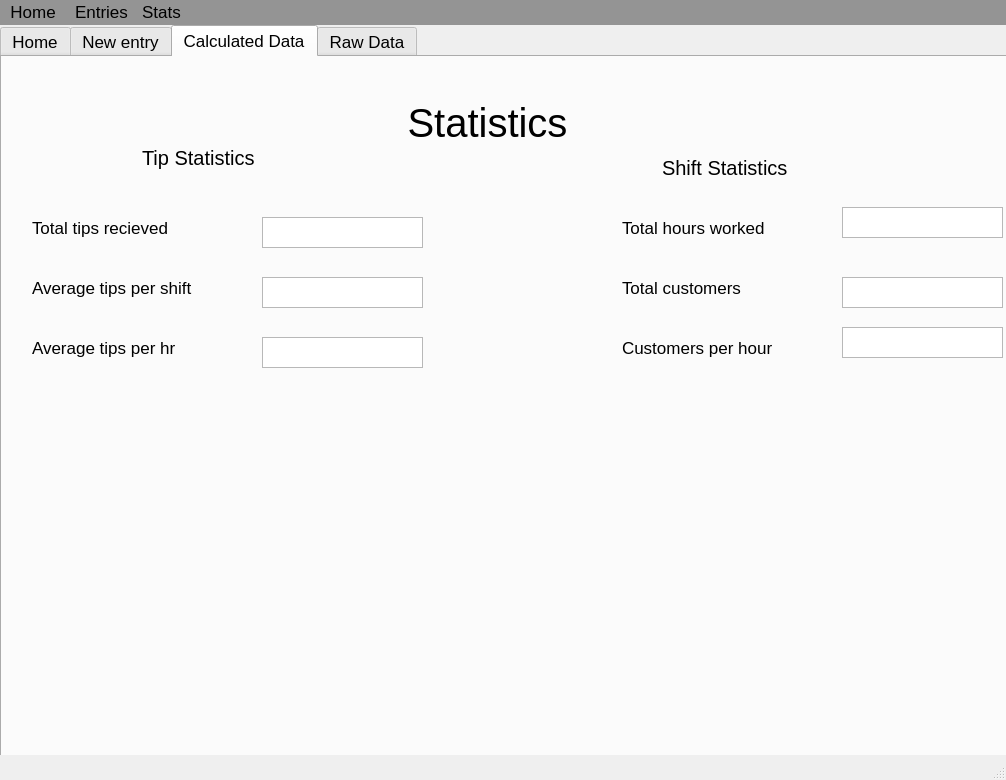
<?xml version="1.0" encoding="UTF-8"?>
<ui version="4.0">
 <class>MainWindow</class>
 <widget class="QMainWindow" name="MainWindow">
  <property name="geometry">
   <rect>
    <x>0</x>
    <y>0</y>
    <width>1006</width>
    <height>780</height>
   </rect>
  </property>
  <property name="font">
   <font>
    <pointsize>13</pointsize>
   </font>
  </property>
  <property name="windowTitle">
   <string>MainWindow</string>
  </property>
  <property name="styleSheet">
   <string notr="true"/>
  </property>
  <widget class="QWidget" name="centralwidget">
   <widget class="QTabWidget" name="tabWidget">
    <property name="geometry">
     <rect>
      <x>0</x>
      <y>0</y>
      <width>1011</width>
      <height>761</height>
     </rect>
    </property>
    <property name="currentIndex">
     <number>2</number>
    </property>
    <widget class="QWidget" name="tab_home">
     <attribute name="title">
      <string>Home</string>
     </attribute>
     <widget class="QLabel" name="label">
      <property name="geometry">
       <rect>
        <x>200</x>
        <y>20</y>
        <width>561</width>
        <height>51</height>
       </rect>
      </property>
      <property name="font">
       <font>
        <pointsize>34</pointsize>
       </font>
      </property>
      <property name="styleSheet">
       <string notr="true"/>
      </property>
      <property name="text">
       <string>Service Worker Tracker</string>
      </property>
     </widget>
     <widget class="QLabel" name="label_8">
      <property name="geometry">
       <rect>
        <x>290</x>
        <y>190</y>
        <width>341</width>
        <height>51</height>
       </rect>
      </property>
      <property name="font">
       <font>
        <pointsize>19</pointsize>
       </font>
      </property>
      <property name="styleSheet">
       <string notr="true"/>
      </property>
      <property name="text">
       <string>Welcome information...</string>
      </property>
     </widget>
    </widget>
    <widget class="QWidget" name="tabNewEntry">
     <attribute name="title">
      <string>New entry</string>
     </attribute>
     <widget class="QPushButton" name="btn_save_changes">
      <property name="geometry">
       <rect>
        <x>640</x>
        <y>560</y>
        <width>261</width>
        <height>111</height>
       </rect>
      </property>
      <property name="text">
       <string>Save changes</string>
      </property>
     </widget>
     <widget class="QLabel" name="label_2">
      <property name="geometry">
       <rect>
        <x>250</x>
        <y>50</y>
        <width>431</width>
        <height>91</height>
       </rect>
      </property>
      <property name="font">
       <font>
        <pointsize>30</pointsize>
       </font>
      </property>
      <property name="text">
       <string>Enter Shift Details</string>
      </property>
      <property name="alignment">
       <set>Qt::AlignCenter</set>
      </property>
      <property name="wordWrap">
       <bool>false</bool>
      </property>
     </widget>
     <widget class="QLabel" name="label_3">
      <property name="geometry">
       <rect>
        <x>420</x>
        <y>230</y>
        <width>201</width>
        <height>41</height>
       </rect>
      </property>
      <property name="text">
       <string>Date(YYYY-MM-DD)</string>
      </property>
     </widget>
     <widget class="QLineEdit" name="lineEdit_Date">
      <property name="geometry">
       <rect>
        <x>640</x>
        <y>240</y>
        <width>141</width>
        <height>31</height>
       </rect>
      </property>
     </widget>
     <widget class="QLabel" name="label_4">
      <property name="geometry">
       <rect>
        <x>20</x>
        <y>180</y>
        <width>191</width>
        <height>41</height>
       </rect>
      </property>
      <property name="text">
       <string>Total tips earned</string>
      </property>
     </widget>
     <widget class="QLineEdit" name="lineEdit_Total_tips_earned">
      <property name="geometry">
       <rect>
        <x>230</x>
        <y>190</y>
        <width>141</width>
        <height>31</height>
       </rect>
      </property>
     </widget>
     <widget class="QLabel" name="label_5">
      <property name="geometry">
       <rect>
        <x>20</x>
        <y>250</y>
        <width>191</width>
        <height>41</height>
       </rect>
      </property>
      <property name="text">
       <string>Workers on duty</string>
      </property>
     </widget>
     <widget class="QLineEdit" name="lineEdit_workers">
      <property name="geometry">
       <rect>
        <x>230</x>
        <y>260</y>
        <width>141</width>
        <height>31</height>
       </rect>
      </property>
     </widget>
     <widget class="QLabel" name="label_6">
      <property name="geometry">
       <rect>
        <x>20</x>
        <y>320</y>
        <width>191</width>
        <height>41</height>
       </rect>
      </property>
      <property name="text">
       <string>Duration(hours)</string>
      </property>
     </widget>
     <widget class="QLineEdit" name="lineEdit_Duration">
      <property name="geometry">
       <rect>
        <x>230</x>
        <y>330</y>
        <width>141</width>
        <height>31</height>
       </rect>
      </property>
     </widget>
     <widget class="QLabel" name="label_7">
      <property name="geometry">
       <rect>
        <x>440</x>
        <y>170</y>
        <width>191</width>
        <height>41</height>
       </rect>
      </property>
      <property name="text">
       <string>Customers</string>
      </property>
     </widget>
     <widget class="QLineEdit" name="lineEdit_customers">
      <property name="geometry">
       <rect>
        <x>640</x>
        <y>170</y>
        <width>141</width>
        <height>31</height>
       </rect>
      </property>
     </widget>
    </widget>
    <widget class="QWidget" name="tab_5">
     <attribute name="title">
      <string>Calculated Data</string>
     </attribute>
     <widget class="QLabel" name="label_11">
      <property name="geometry">
       <rect>
        <x>310</x>
        <y>20</y>
        <width>351</width>
        <height>91</height>
       </rect>
      </property>
      <property name="font">
       <font>
        <pointsize>30</pointsize>
       </font>
      </property>
      <property name="text">
       <string>Statistics</string>
      </property>
      <property name="alignment">
       <set>Qt::AlignCenter</set>
      </property>
      <property name="wordWrap">
       <bool>false</bool>
      </property>
     </widget>
     <widget class="QLabel" name="label_12">
      <property name="geometry">
       <rect>
        <x>30</x>
        <y>150</y>
        <width>191</width>
        <height>41</height>
       </rect>
      </property>
      <property name="text">
       <string>Total tips recieved</string>
      </property>
     </widget>
     <widget class="QLabel" name="label_13">
      <property name="geometry">
       <rect>
        <x>30</x>
        <y>210</y>
        <width>221</width>
        <height>41</height>
       </rect>
      </property>
      <property name="text">
       <string>Average tips per shift</string>
      </property>
     </widget>
     <widget class="QLabel" name="label_14">
      <property name="geometry">
       <rect>
        <x>30</x>
        <y>270</y>
        <width>191</width>
        <height>41</height>
       </rect>
      </property>
      <property name="text">
       <string>Average tips per hr</string>
      </property>
     </widget>
     <widget class="QLabel" name="label_16">
      <property name="geometry">
       <rect>
        <x>140</x>
        <y>80</y>
        <width>161</width>
        <height>41</height>
       </rect>
      </property>
      <property name="font">
       <font>
        <pointsize>15</pointsize>
       </font>
      </property>
      <property name="text">
       <string>Tip Statistics</string>
      </property>
     </widget>
     <widget class="QLabel" name="label_17">
      <property name="geometry">
       <rect>
        <x>660</x>
        <y>90</y>
        <width>161</width>
        <height>41</height>
       </rect>
      </property>
      <property name="font">
       <font>
        <pointsize>15</pointsize>
       </font>
      </property>
      <property name="text">
       <string>Shift Statistics</string>
      </property>
     </widget>
     <widget class="QLabel" name="label_18">
      <property name="geometry">
       <rect>
        <x>620</x>
        <y>210</y>
        <width>201</width>
        <height>41</height>
       </rect>
      </property>
      <property name="text">
       <string>Total customers</string>
      </property>
     </widget>
     <widget class="QLabel" name="label_20">
      <property name="geometry">
       <rect>
        <x>620</x>
        <y>150</y>
        <width>191</width>
        <height>41</height>
       </rect>
      </property>
      <property name="text">
       <string>Total hours worked</string>
      </property>
     </widget>
     <widget class="QLabel" name="label_21">
      <property name="geometry">
       <rect>
        <x>620</x>
        <y>270</y>
        <width>191</width>
        <height>41</height>
       </rect>
      </property>
      <property name="text">
       <string>Customers per hour</string>
      </property>
     </widget>
     <widget class="QTextBrowser" name="textBrowser_Total_Tips_recieved">
      <property name="geometry">
       <rect>
        <x>260</x>
        <y>160</y>
        <width>161</width>
        <height>31</height>
       </rect>
      </property>
     </widget>
     <widget class="QTextBrowser" name="textBrowser_Average_tips_per_shift">
      <property name="geometry">
       <rect>
        <x>260</x>
        <y>220</y>
        <width>161</width>
        <height>31</height>
       </rect>
      </property>
     </widget>
     <widget class="QTextBrowser" name="textBrowser_Average_tips_per_hr">
      <property name="geometry">
       <rect>
        <x>260</x>
        <y>280</y>
        <width>161</width>
        <height>31</height>
       </rect>
      </property>
     </widget>
     <widget class="QTextBrowser" name="textBrowser_Total_hours_worked">
      <property name="geometry">
       <rect>
        <x>840</x>
        <y>150</y>
        <width>161</width>
        <height>31</height>
       </rect>
      </property>
     </widget>
     <widget class="QTextBrowser" name="textBrowser_Total_customers">
      <property name="geometry">
       <rect>
        <x>840</x>
        <y>220</y>
        <width>161</width>
        <height>31</height>
       </rect>
      </property>
     </widget>
     <widget class="QTextBrowser" name="textBrowser_Customers_per_hour">
      <property name="geometry">
       <rect>
        <x>840</x>
        <y>270</y>
        <width>161</width>
        <height>31</height>
       </rect>
      </property>
     </widget>
    </widget>
    <widget class="QWidget" name="tab_6">
     <attribute name="title">
      <string>Raw Data</string>
     </attribute>
     <widget class="QLabel" name="label_15">
      <property name="geometry">
       <rect>
        <x>290</x>
        <y>10</y>
        <width>351</width>
        <height>91</height>
       </rect>
      </property>
      <property name="font">
       <font>
        <pointsize>30</pointsize>
       </font>
      </property>
      <property name="text">
       <string>Raw Data</string>
      </property>
      <property name="alignment">
       <set>Qt::AlignCenter</set>
      </property>
      <property name="wordWrap">
       <bool>false</bool>
      </property>
     </widget>
     <widget class="QTextBrowser" name="textBrowser_raw_data">
      <property name="geometry">
       <rect>
        <x>20</x>
        <y>100</y>
        <width>431</width>
        <height>451</height>
       </rect>
      </property>
     </widget>
     <widget class="QTextBrowser" name="textBrowser_2">
      <property name="geometry">
       <rect>
        <x>460</x>
        <y>120</y>
        <width>471</width>
        <height>41</height>
       </rect>
      </property>
      <property name="html">
       <string>&lt;!DOCTYPE HTML PUBLIC &quot;-//W3C//DTD HTML 4.0//EN&quot; &quot;http://www.w3.org/TR/REC-html40/strict.dtd&quot;&gt;
&lt;html&gt;&lt;head&gt;&lt;meta name=&quot;qrichtext&quot; content=&quot;1&quot; /&gt;&lt;style type=&quot;text/css&quot;&gt;
p, li { white-space: pre-wrap; }
&lt;/style&gt;&lt;/head&gt;&lt;body style=&quot; font-family:'MS Shell Dlg 2'; font-size:13pt; font-weight:400; font-style:normal;&quot;&gt;
&lt;p style=&quot; margin-top:0px; margin-bottom:0px; margin-left:0px; margin-right:0px; -qt-block-indent:0; text-indent:0px;&quot;&gt;Enter the ID of the entry you want to delete:&lt;/p&gt;
&lt;p style=&quot;-qt-paragraph-type:empty; margin-top:0px; margin-bottom:0px; margin-left:0px; margin-right:0px; -qt-block-indent:0; text-indent:0px;&quot;&gt;&lt;br /&gt;&lt;/p&gt;
&lt;p style=&quot;-qt-paragraph-type:empty; margin-top:0px; margin-bottom:0px; margin-left:0px; margin-right:0px; -qt-block-indent:0; text-indent:0px;&quot;&gt;&lt;br /&gt;&lt;/p&gt;&lt;/body&gt;&lt;/html&gt;</string>
      </property>
     </widget>
     <widget class="QLineEdit" name="lineEdit_delete_id">
      <property name="geometry">
       <rect>
        <x>910</x>
        <y>120</y>
        <width>71</width>
        <height>41</height>
       </rect>
      </property>
     </widget>
     <widget class="QPushButton" name="btn_delete">
      <property name="geometry">
       <rect>
        <x>750</x>
        <y>180</y>
        <width>241</width>
        <height>51</height>
       </rect>
      </property>
      <property name="text">
       <string>Delete</string>
      </property>
     </widget>
     <widget class="QPushButton" name="btn_clear">
      <property name="geometry">
       <rect>
        <x>750</x>
        <y>250</y>
        <width>241</width>
        <height>51</height>
       </rect>
      </property>
      <property name="text">
       <string>Clear data</string>
      </property>
     </widget>
     <widget class="QLabel" name="label_19">
      <property name="geometry">
       <rect>
        <x>780</x>
        <y>310</y>
        <width>171</width>
        <height>21</height>
       </rect>
      </property>
      <property name="font">
       <font>
        <pointsize>7</pointsize>
       </font>
      </property>
      <property name="text">
       <string>(this will delete all data)</string>
      </property>
      <property name="alignment">
       <set>Qt::AlignCenter</set>
      </property>
      <property name="wordWrap">
       <bool>false</bool>
      </property>
     </widget>
    </widget>
   </widget>
  </widget>
  <widget class="QMenuBar" name="menubar">
   <property name="geometry">
    <rect>
     <x>0</x>
     <y>0</y>
     <width>1006</width>
     <height>21</height>
    </rect>
   </property>
   <property name="styleSheet">
    <string notr="true">background-color: rgb(148, 148, 148);</string>
   </property>
   <widget class="QMenu" name="menupage_1">
    <property name="title">
     <string>Home </string>
    </property>
    <addaction name="Menu_home"/>
   </widget>
   <widget class="QMenu" name="menuNew_Entry">
    <property name="title">
     <string>Entries</string>
    </property>
    <addaction name="Menu_add_new_entry"/>
    <addaction name="Menu_edit_or_delete_an_Entry"/>
   </widget>
   <widget class="QMenu" name="menuStats">
    <property name="title">
     <string>Stats</string>
    </property>
    <addaction name="Menu_calculated_Stats"/>
    <addaction name="Menu_raw_data"/>
   </widget>
   <addaction name="menupage_1"/>
   <addaction name="menuNew_Entry"/>
   <addaction name="menuStats"/>
  </widget>
  <widget class="QStatusBar" name="statusbar"/>
  <action name="Menu_add_new_entry">
   <property name="text">
    <string>Add A new Entry</string>
   </property>
  </action>
  <action name="Menu_calculated_Stats">
   <property name="text">
    <string>Calculated Stats</string>
   </property>
  </action>
  <action name="Menu_raw_data">
   <property name="text">
    <string>Raw data</string>
   </property>
  </action>
  <action name="Menu_edit_or_delete_an_Entry">
   <property name="text">
    <string>Delete an Entry</string>
   </property>
  </action>
  <action name="Menu_home">
   <property name="text">
    <string>Home</string>
   </property>
  </action>
 </widget>
 <resources/>
 <connections/>
</ui>
